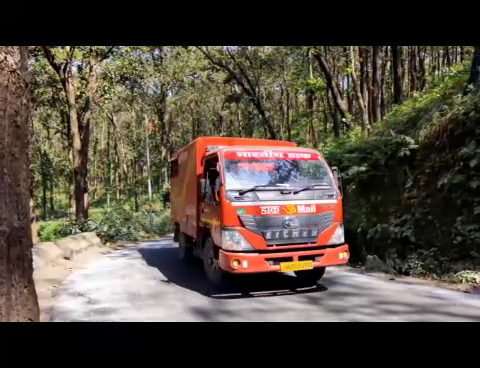
#> input picture frame 36 of core-cv-pipeline/videos/helmet violation .mp4, 480 x 368 px, given in place of no_helmet.mp4, which was not available
$ python annotate_zone.py
#> lines starting #> are read from the running program, lines starting #| are printed output that depends on the picture
import cv2
import json
import os
import numpy as np

# Resolve path configurations
BASE_DIR = os.path.dirname(os.path.abspath(__file__))
VIDEO_PATH = os.path.join(BASE_DIR, "videos", "no_helmet.mp4")
CONFIG_PATH = os.path.join(BASE_DIR, "config", "zones.json")

# State variables for mouse callback
points = []

def mouse_callback(event, x, y, flags, param):
    global points
    if event == cv2.EVENT_LBUTTONDOWN:
        # Left click: add vertex
        points.append((x, y))
    elif event == cv2.EVENT_RBUTTONDOWN:
        # Right click: remove last vertex
        if points:
            points.pop()

def main():
    global points
    print("\n==============================================")
    print("AI TRAFFIC ZEBRA CROSSING ANNOTATION TOOL")
    print("==============================================")
    print("Instructions:")
    print("1. Click LEFT MOUSE BUTTON to add polygon corners on the frame.")
    print("2. Click RIGHT MOUSE BUTTON to undo the last clicked corner.")
    print("3. Press 's' to Save the polygon to zones.json.")
    print("4. Press 'c' to Clear all drawn corners.")
    print("5. Press 'q' or 'Esc' to Quit.")
    print("==============================================\n")

    # Ingest video frame
    cap = cv2.VideoCapture(VIDEO_PATH)
    if not cap.isOpened():
        print(f"[ERROR] Failed to open video feed at: {VIDEO_PATH}")
        return

    ret, frame = cap.read()
#> frame is the input picture: shape (368, 480, 3); mean B, G, R 62.5, 72.8, 82
    cap.release()

    if not ret:
        print("[ERROR] Failed to read first frame of video.")
        return

    # Resize frame to match pipeline's display resolution (960x540)
    display_w, display_h = 960, 540
    frame_display = cv2.resize(frame, (display_w, display_h))
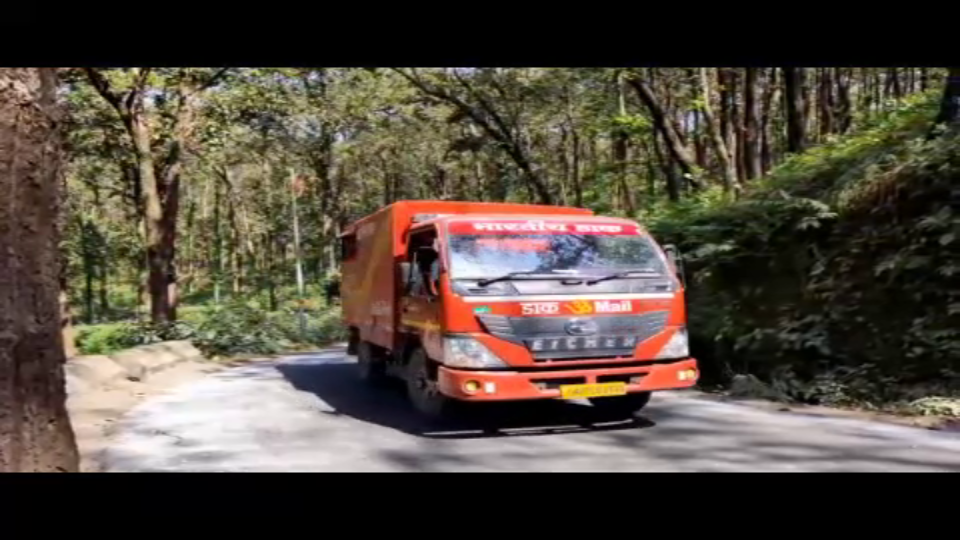
#> frame_display: shape (540, 960, 3); mean B, G, R 62.4, 72.7, 81.9

    cv2.namedWindow("Zebra Zone Annotator")
    cv2.setMouseCallback("Zebra Zone Annotator", mouse_callback)

    while True:
        img_copy = frame_display.copy()

        # Draw current points and connecting lines
        if len(points) > 0:
            for p in points:
                cv2.circle(img_copy, p, 4, (0, 0, 255), -1)
            if len(points) > 1:
                cv2.polylines(img_copy, [np.array(points, dtype=np.int32)], False, (0, 255, 255), 2)
            # If closing the polygon
            if len(points) >= 3:
                cv2.polylines(img_copy, [np.array(points, dtype=np.int32)], True, (0, 255, 0), 2)

        cv2.imshow("Zebra Zone Annotator", img_copy)
        key = cv2.waitKey(30) & 0xFF
#> (key q is pressed here)

        if key == ord('q') or key == 27: # Esc or q
            print("[INFO] Quitting without saving.")
            break
        elif key == ord('c'):
            points = []
            print("[INFO] Cleared current vertices.")
        elif key == ord('s'):
            if len(points) < 3:
                print("[WARNING] A polygon requires at least 3 vertices to save!")
                continue

            # Input zone configuration details from terminal
            print("\n--- Enter Zone Properties ---")
            zone_id = input("Zone ID (e.g. zebra_1): ").strip()
            if not zone_id:
                zone_id = f"zebra_{np.random.randint(100, 999)}"

            print("Select Detection Mode:")
            print("1. point (checks vehicle bottom-center inside polygon)")
            print("2. iou (checks overlap of vehicle box with polygon bounding box)")
            print("3. both (checks both conditions, recommended)")
            mode_choice = input("Enter choice (1/2/3, default 3): ").strip()
            if mode_choice == "1":
                mode = "point"
            elif mode_choice == "2":
                mode = "iou"
            else:
                mode = "both"

            dwell_str = input("Dwell Threshold in seconds (default 12): ").strip()
            dwell_val = 12.0
            if dwell_str:
                try:
                    dwell_val = float(dwell_str)
                except ValueError:
                    pass

            # Load existing config zones
            config_data = {"zones": []}
            if os.path.exists(CONFIG_PATH):
                try:
                    with open(CONFIG_PATH, 'r') as f:
                        config_data = json.load(f)
                except Exception:
                    pass

            # Construct new zone record
            new_zone = {
                "zone_id": zone_id,
                "type": "zebra_crossing",
                "polygon": points,
                "mode": mode,
                "dwell_threshold_seconds": dwell_val
            }

            # Ensure "zones" array exists
            if "zones" not in config_data:
                config_data["zones"] = []

            # Avoid duplicate zone_id
            config_data["zones"] = [z for z in config_data["zones"] if z.get("zone_id") != zone_id]
            config_data["zones"].append(new_zone)

            # Write config back
            os.makedirs(os.path.dirname(CONFIG_PATH), exist_ok=True)
            with open(CONFIG_PATH, 'w') as f:
                json.dump(config_data, f, indent=2)

            print(f"\n[SUCCESS] Saved zone '{zone_id}' to: {CONFIG_PATH}!")
            break

    cv2.destroyAllWindows()

if __name__ == "__main__":
    main()

$ run again, starting later in the video
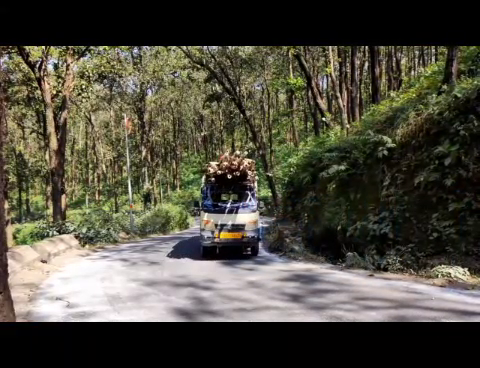
#> input picture frame 163 of core-cv-pipeline/videos/helmet violation .mp4, 480 x 368 px, given in place of no_helmet.mp4, which was not available
#> in main, frame is the input picture: shape (368, 480, 3); mean B, G, R 63.7, 76.1, 79.1
#> in main, `frame_display = cv2.resize(frame, (display_w, display_h))`:
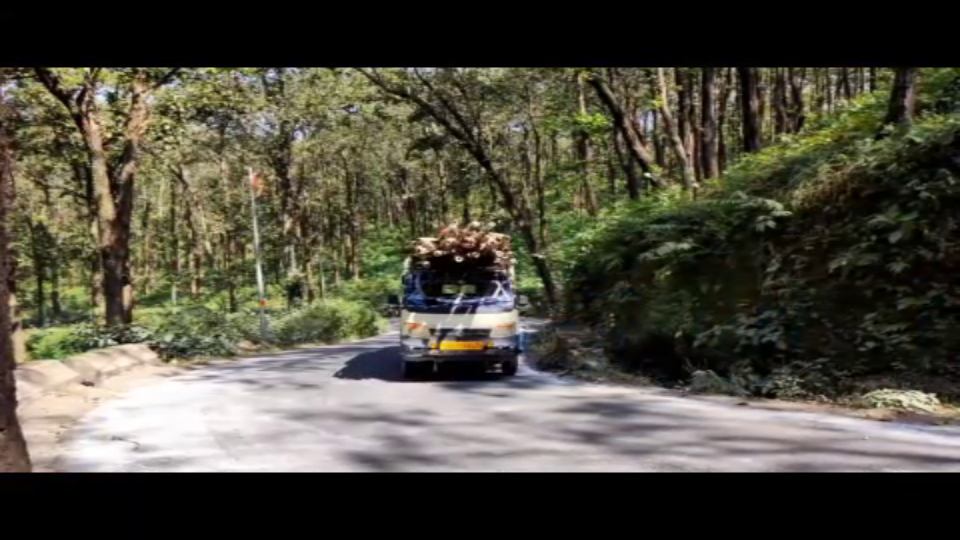
#> frame_display: shape (540, 960, 3); mean B, G, R 63.6, 76, 79

$ run again, starting later in the video
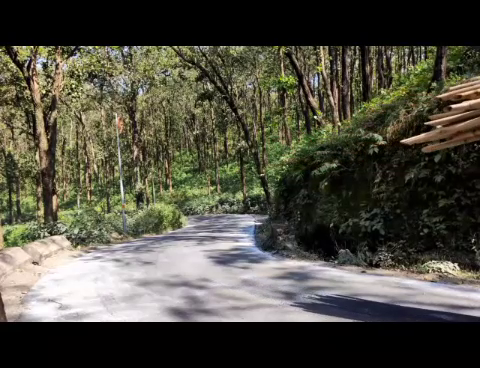
#> input picture frame 290 of core-cv-pipeline/videos/helmet violation .mp4, 480 x 368 px, given in place of no_helmet.mp4, which was not available
#> in main, frame is the input picture: shape (368, 480, 3); mean B, G, R 65.9, 78.1, 80
#> in main, `frame_display = cv2.resize(frame, (display_w, display_h))`:
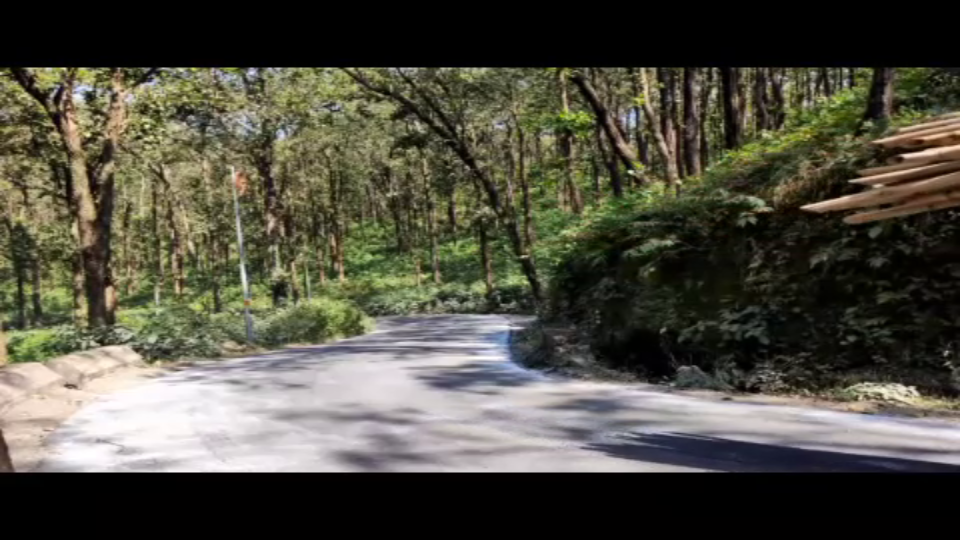
#> frame_display: shape (540, 960, 3); mean B, G, R 65.8, 78, 79.9
